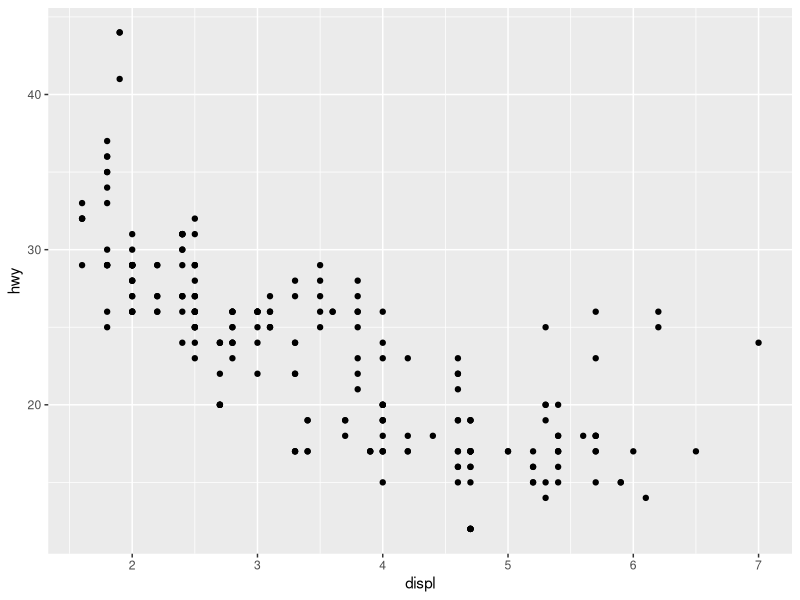
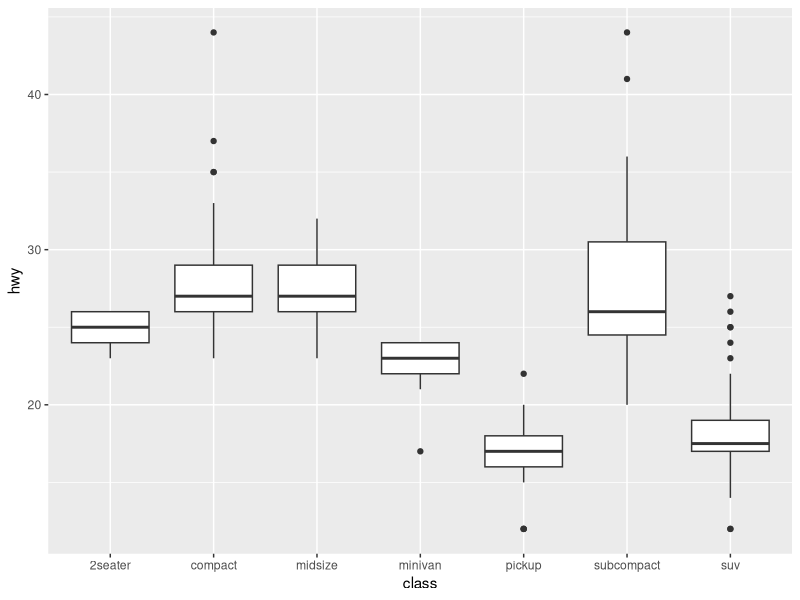
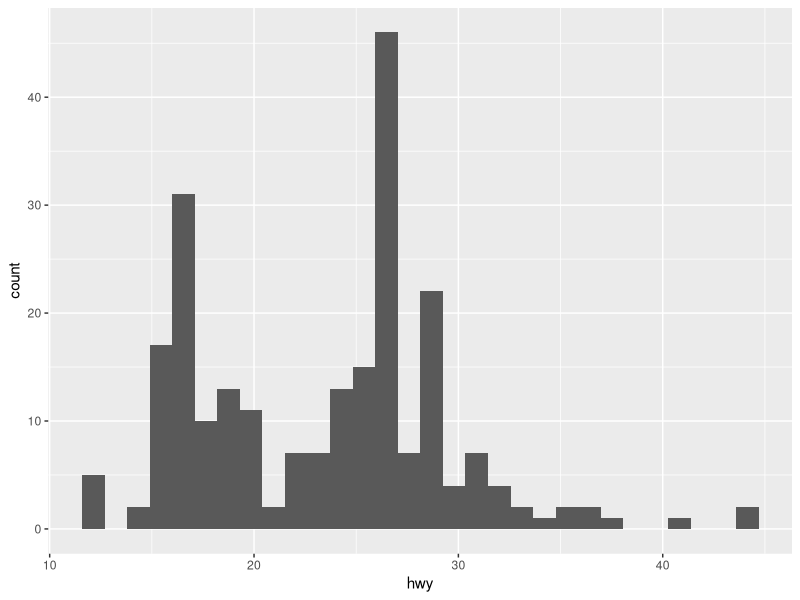
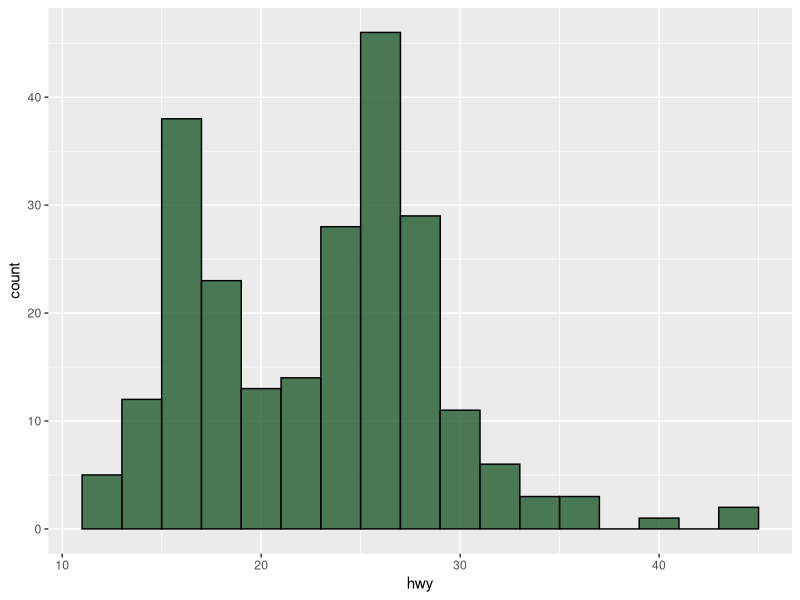
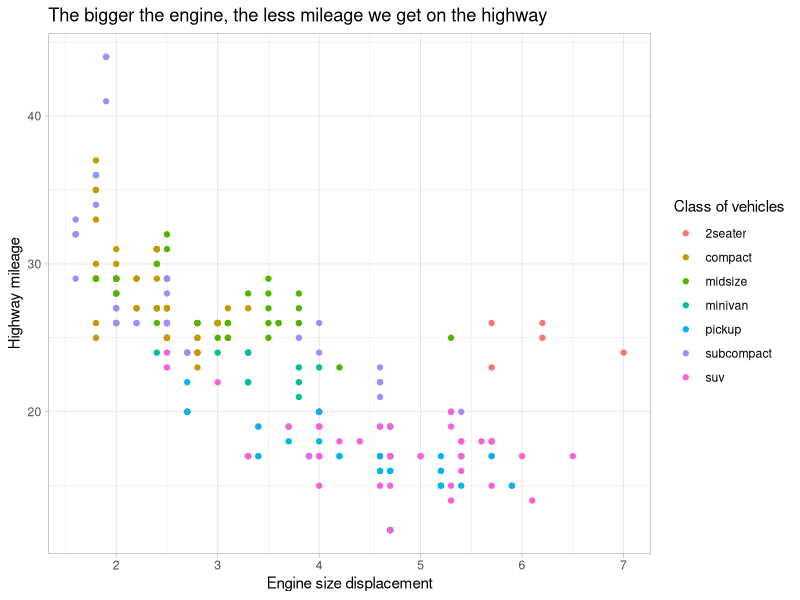
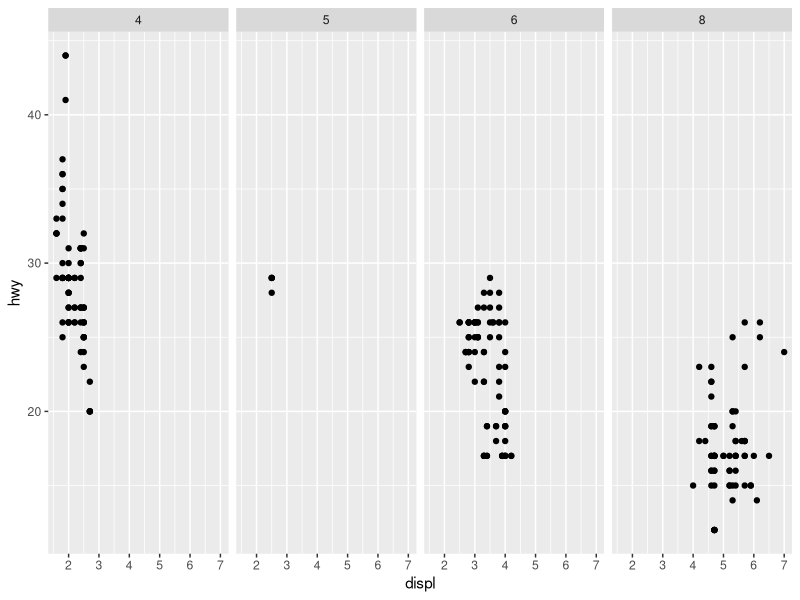
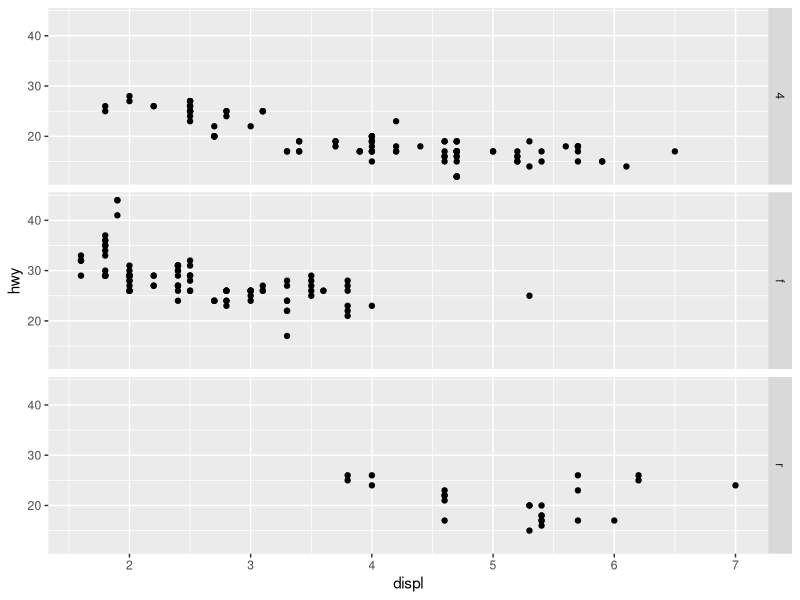
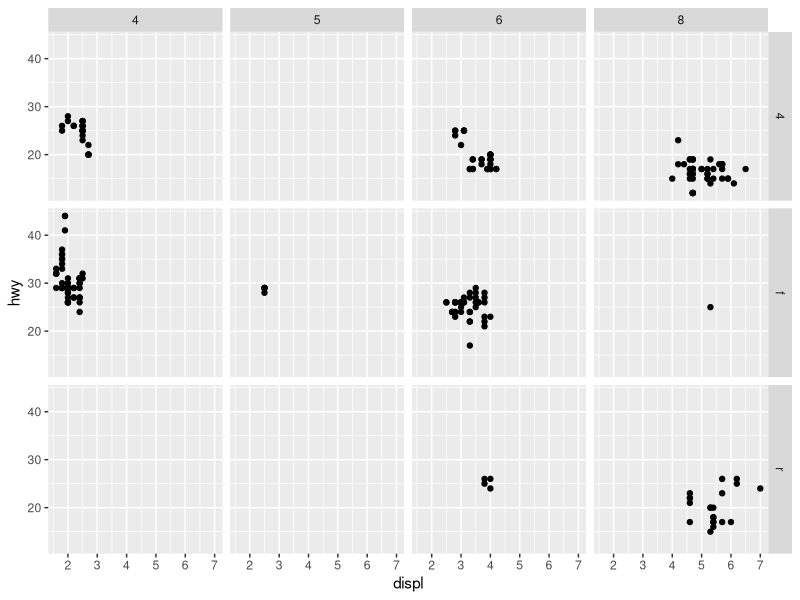

The R source for these figures, in order:
## ---- chunk 1
#| label: setup
#| include: false
library(tidyverse)


## ---- chunk 2
#| label: head-data-mpg
head(mpg)
## ---- chunk 3
#| label: scatterplot-mpg
ggplot(data = mpg) + 
  geom_point(mapping = aes(x=displ, 
                           y=hwy))

#initializing plot and laying geometry on top
## ---- chunk 4
#| label: boxplot-mpg
ggplot(data = mpg) +
  geom_boxplot(mapping = aes(x = class, y = hwy))
## ---- chunk 5
#| label: histogram-mpg-hwy

ggplot(mpg) +
  geom_histogram(aes(x = hwy))
## ---- chunk 6
#| label: histogram-mpg-hwy-modified

ggplot(mpg) +
  geom_histogram(aes(x = hwy),
                 binwidth = 2,
                 alpha = 0.8, #transparency in color
                 fill = "#245c2f", #fill color
                 color = "black" #outline color
                 )
## ---- chunk 7
#| label: scatterplot-color-by-class-mpg
ggplot(data = mpg) +
  geom_point(mapping = aes(x = displ, 
                           y = hwy,
                           color = class)) + 
#color was the best option
  labs(x = "Engine size displacement", #x axis title
       y = "Highway mileage", # y axis title
       color = "Class of vehicles", #class color title
       title = "The bigger the engine, the less mileage we get on the highway ") + #graph title
  theme_light() #overall theme
## ---- chunk 8
#| label: exploring-facet-mpg
# Makes a plot that the commands below will modify
q <- ggplot(mpg) + geom_point(aes(x = displ, y = hwy)) #assign base plot to a name for easy iteration testing

q + facet_grid(. ~ cyl) #four columns of graphs - one row, i think organized by cyl
q + facet_grid(drv ~ .) #three rows of graphs - one column, i think organized by drv
q + facet_grid(drv ~ cyl) #twelve graphs - 3 rows by drv 4 by cyl, i think organized by drv horizontally and cyl vertically
q + facet_wrap(~ class) #seven graphs organized by vehicle class
## ---- chunk 9
#| label: bar-chart-mpg-colored-by-class

ggplot(mpg) +
  geom_bar(aes(x=class,
               fill = class)) + #double-mapping class to two aesthetics
  guides(fill = "none") + #hides legend
  labs(x = "Class of vehicle",
       y = "Number of vehicles in sample",
       title = "Number of vehicles for each class"
  ) +
  theme_bw()
## ---- chunk 10
#| label: bar-chart-mpg-colored-by-drive

ggplot(mpg) +
  geom_bar(aes(x=class,
               fill = drv), 
           position = position_jitter()) + 
  
  labs(x = "Class of vehicle",
       y = "Number of vehicles in sample",
       title = "Number of vehicles for each class",
       fill = "Type of drive"
  ) +
  theme_bw()
## ---- chunk 11
#| label: test-code
ggplot(mpg) + 
  geom_point(aes(displ, hwy)) +
  geom_smooth(aes(displ, hwy)) 

#ggsave("example.jpg", width = 6, height = 4) #saves most recently rendered plot, will overwrite if changed, commented out to prevent saving every time rendered
## ---- chunk 12
#| label: universal-aesthetics
ggplot(mpg, aes(x=displ, y = hwy)) + 
  geom_point(aes(color = class)) +
  geom_smooth(color = "black",
              se = FALSE, #hides prediction line
              method = "lm") + #linear regression model
  scale_color_viridis_d() #colorblind scale
